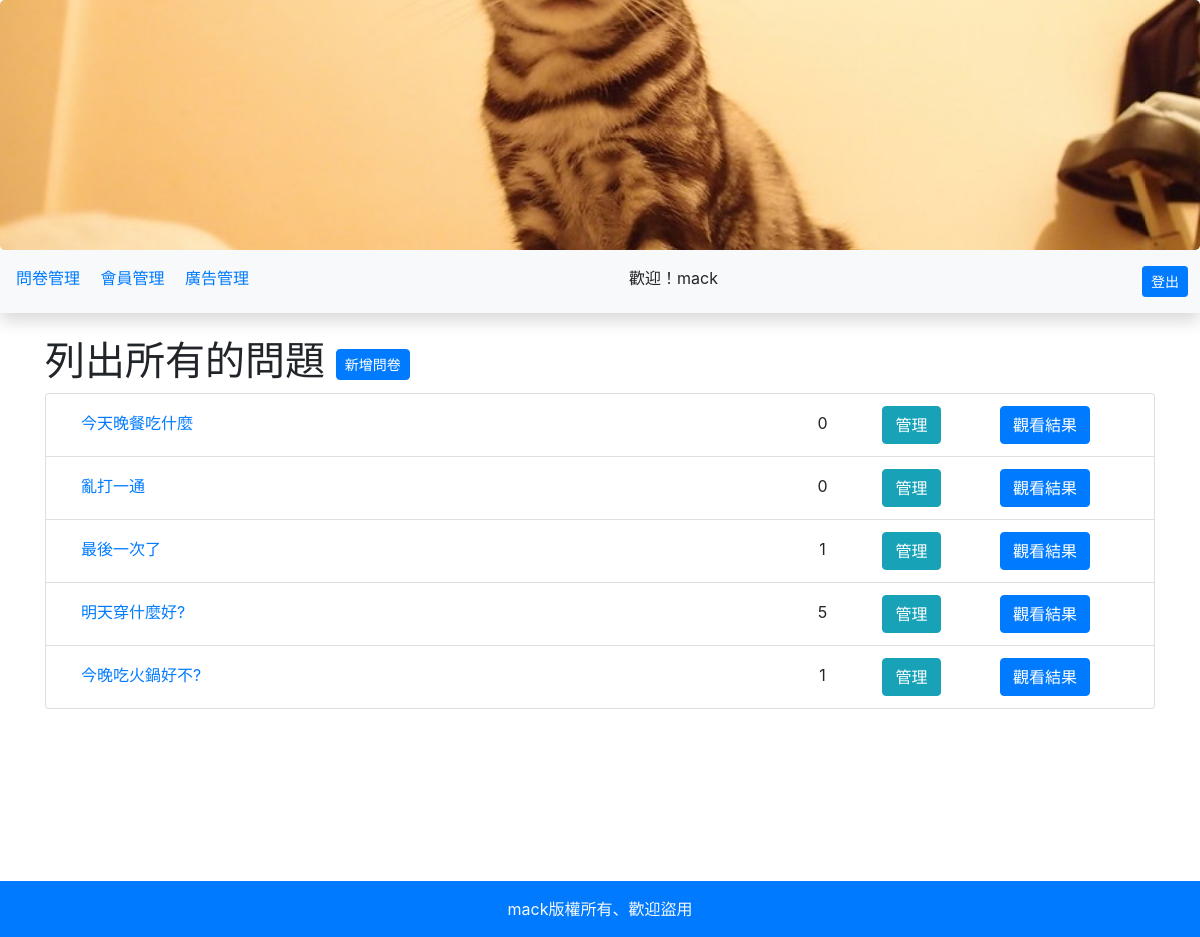
Screenshot of /backend/index.php (signed in) with the database file from the repository.
### tables this page shows
CREATE TABLE `ad` (
  `id` int(11) UNSIGNED NOT NULL,
  `name` varchar(64) NOT NULL,
  `sh` tinyint(1) UNSIGNED NOT NULL,
  `intro` varchar(64) DEFAULT NULL
);

CREATE TABLE `topics` (
  `id` int(11) UNSIGNED NOT NULL,
  `topic` varchar(128) NOT NULL
);

### api/db.php (called while the page is built, shortened)
<?php
$dsn = "mysql:host=localhost;charset=utf8;dbname=mypolling";
$pdo = new PDO($dsn, 'root', '');
function all($table, ...$arg)
{
    global $pdo;
    $sql = "SELECT * FROM `$table` ";
    if (isset($arg[0])) {
        if (is_array($arg[0])) {
            foreach ($arg[0] as $key => $value) {
                $tmp[] = "`$key`='$value'";
            }
            $sql = $sql . "where " . implode(" AND ", $tmp);
        } else {
            $sql = $sql . $arg[0];
        }
    }
    $rows = $pdo->query($sql)->fetchAll(PDO::FETCH_ASSOC);
    return $rows;
}
function q($sql)
{
    global $pdo;
    return $pdo->query($sql)->fetchAll(PDO::FETCH_ASSOC);
}

### backend/manage_vote.php (the view)
<h1>列出所有的問題
    <a  class="btn btn-primary rounded btn-sm" href="?do=add_subject_form">
        新增問卷
    </a>
</h1>
<?php
$subjects=all('topics');
echo "<ol class='list-group'>";
foreach ($subjects as $key => $value) {
    echo "<li class='list-group-item'>";
    echo "<a class='d-inline-block col-md-8' href='index.php?do=vote&id={$value['id']}'>";
    echo $value['topic'];
    echo "</a>";
    $count=q("select sum(`count`) as '總計' from `options` where `topic_id`='{$value['id']}'");
    echo "<span class='d-inline-block col-md-1 text-center'>";
    echo $count[0]['總計'];
    echo "</span>";
    echo "<a href='?do=edit_subject&id={$value['id']}' class='d-inline-block col-md-1 text-center'>";
    echo "<button class='btn btn-info'>管理</button>";
    echo "</a>";
    echo "<a href='../index.php?do=vote_result&id={$value['id']}' class='d-inline-block col-md-2 text-center'>";
    echo "<button class='btn btn-primary'>觀看結果</button>";
    echo "</a>";
    echo "</li>";
}
echo "</ol>";
?>

### backend/index.php (shortened to what this page needs)
<?php include_once "../api/db.php";
?>
<!DOCTYPE html>
<html lang="en">
<head>
    <link rel="stylesheet" href="https://stackpath.bootstrapcdn.com/bootstrap/4.1.1/css/bootstrap.min.css">
</head>
<body>
<div class="jumbotron p-0 mb-0"  style="overflow:hidden;height:250px">
<a href="index.php">
<div id="carouselExampleSlidesOnly" class="carousel slide  position-relative" data-ride="carousel">
  <div class="carousel-inner position-absolute" style="top:-250px">
  <?php
    $images=all('ad',['sh'=>1]);
    foreach($images as $key => $image){
      if($key==0){
        echo "<div class='carousel-item active'>";
      }else{
        echo "<div class='carousel-item'>";
      }
      echo "  <img class='d-block w-100' src='../image/{$image['name']}' alt='{$image['intro']}'>";
      echo "</div>";
    }
  ?>
  </div>
</div>
</a>
</div>
<nav class='bg-light shadow py-3 px-2 d-flex justify-content-between mb-4'>
<div>
  <a class='px-2' href="?do=show_vote_list">問卷管理</a>
  <a class='px-2' href="?do=member">會員管理</a>
  <a class='px-2' href="?do=ad">廣告管理</a>
</div>
<?php
if(isset($_SESSION['user'])){
  echo "<span class='pr-5'>歡迎！{$_SESSION['user']}</span>";
?>
<div>
  <a class="btn btn-sm btn-primary mx-1" href="../logout.php">登出</a>
</div>
<?php
}
?>
</nav>
<div class="container">
<?php
$do=(isset($_GET['do']))?$_GET['do']:'manage_vote';
$file=$do.".php";
if(file_exists($file)){
    include $file;
}else{
    include "manage_vote.php";
}
?>
</div>
<div class="p-3 text-center text-light bg-primary ">mack版權所有、歡迎盜用</div>
</body>
</html>

### backend/index.php (style rules this page uses)
.container { min-height: 544px; }

### rows the page displays
ad: name (picture)
topics: topic "今天晚餐吃什麼", 總計 "0"
topics: topic "亂打一通", 總計 "0"
topics: topic "最後一次了", 總計 "1"
topics: topic "明天穿什麼好?", 總計 "5"
topics: topic "今晚吃火鍋好不?", 總計 "1"

### other values shown
$_SESSION['user'] "mack"
